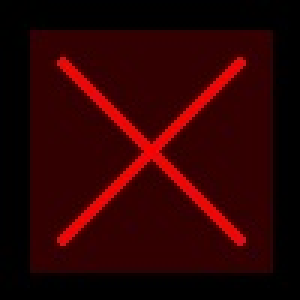
#> input picture symbol_x.jpg, 100 x 100 px (shown 3 times larger)
$ python main.py
#> lines starting #> are read from the running program, lines starting #| are printed output that depends on the picture; after the words box and inside, x2 and y2 are one past the last pixel; in counts of white or black regions, pixels touching at a corner belong together
import cv2
import numpy as np
from matplotlib import pyplot as plt
font = cv2.FONT_HERSHEY_COMPLEX

player1 = 0
player2 = 0
symbolSelected = 0
winner = 0
curr_player = 0
cnt = 0

arr = [[0,0,0],[0,0,0],[0,0,0]]

symbol_x = cv2.imread('symbol_x.jpg')
#> symbol_x is the input picture: shape (100, 100, 3); mean B, G, R 1.9, 1.2, 45.2
symbol_o = cv2.imread('symbol_o.jpg')
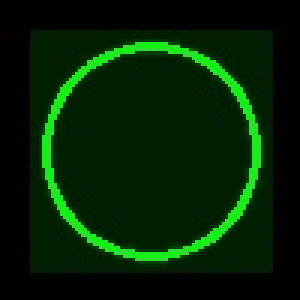
#> input picture symbol_o.jpg, 100 x 100 px (shown 3 times larger)
#> symbol_o is the input picture: shape (100, 100, 3); mean B, G, R 3.1, 34.8, 2.9
p1_box = cv2.imread('p1_box.jpg')
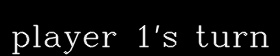
#> input picture p1_box.jpg, 280 x 56 px
#> p1_box is the input picture: shape (56, 280, 3); min 0, max 255, mean 15.6
p2_box = cv2.imread('p2_box.jpg')
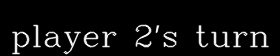
#> input picture p2_box.jpg, 280 x 56 px
#> p2_box is the input picture: shape (56, 280, 3); min 0, max 255, mean 16.2
p1_win = cv2.imread('p1_win.jpg')
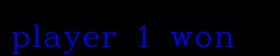
#> input picture p1_win.jpg, 280 x 56 px
#> p1_win is the input picture: shape (56, 280, 3); mean B, G, R 13.9, 0.5, 0.6
p2_win = cv2.imread('p2_win.jpg')
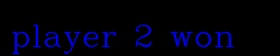
#> input picture p2_win.jpg, 280 x 56 px
#> p2_win is the input picture: shape (56, 280, 3); mean B, G, R 14.5, 0.6, 0.6
draw = cv2.imread('draw.jpg')

# [159 lines left out: functions whichArea, checkWinner, startCallback, playgroundCallback, not called in this run]


startPage = np.zeros((512,512,3),np.uint8)
cv2.namedWindow('start_page')
cv2.setMouseCallback('start_page',startCallback)

cv2.putText(startPage,'let\'s play',(180,100),font,1,(0,255,0),2,cv2.LINE_AA)

cv2.putText(startPage,'player 1 choose your symbol',(130,250),font,0.5,(255,255,255),1,cv2.LINE_AA)

startPage[280:380,130:230] = symbol_x
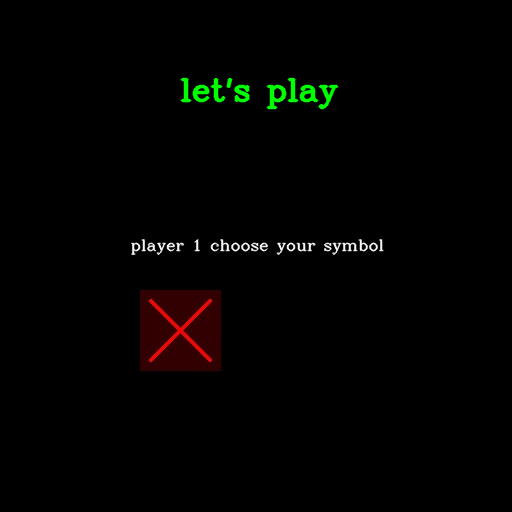
#> startPage: shape (512, 512, 3); mean B, G, R 0.9, 2.3, 2.6
startPage[280:380,282:382] = symbol_o
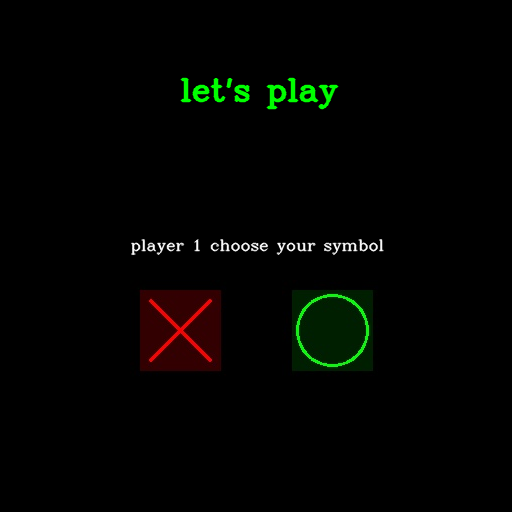
#> startPage: shape (512, 512, 3); 3.2% of pixels changed, all inside (x1, y1, x2, y2) = (282, 280, 379, 377)

while(symbolSelected==0):
    cv2.imshow('start_page',startPage)
    cv2.waitKey(1)

cv2.destroyWindow('start_page')

img = np.zeros((512,512,3),np.uint8)
cv2.namedWindow('playground')
cv2.setMouseCallback('playground',playgroundCallback)

cv2.rectangle(img,(96,96),(416,416),(255,255,255),5)
cv2.rectangle(img,(201,96),(311,416),(255,255,255),5)
cv2.rectangle(img,(96,201),(416,311),(255,255,255),5)

while(winner==0 and cnt<9):

    if(cnt%2==0):
        curr_player = player1
        img[455:511,0:280] = p1_box
    else:
        curr_player = player2
        img[455:511,0:280] = p2_box

    cv2.imshow('playground',img)

    if(cv2.waitKey(10) & 0xFF == 27):
        break

cv2.putText(img,'Game Over !!',(136,60),font,1,(255,0,0),1,cv2.LINE_AA)

if(cnt==9):
    img[455:511,0:280] = draw
elif(curr_player==player1):
    img[455:511,0:280] = p1_win
else:
    img[455:511,0:280] = p2_win

cv2.imshow('playground',img)

cv2.waitKey(0)
cv2.destroyAllWindows()
